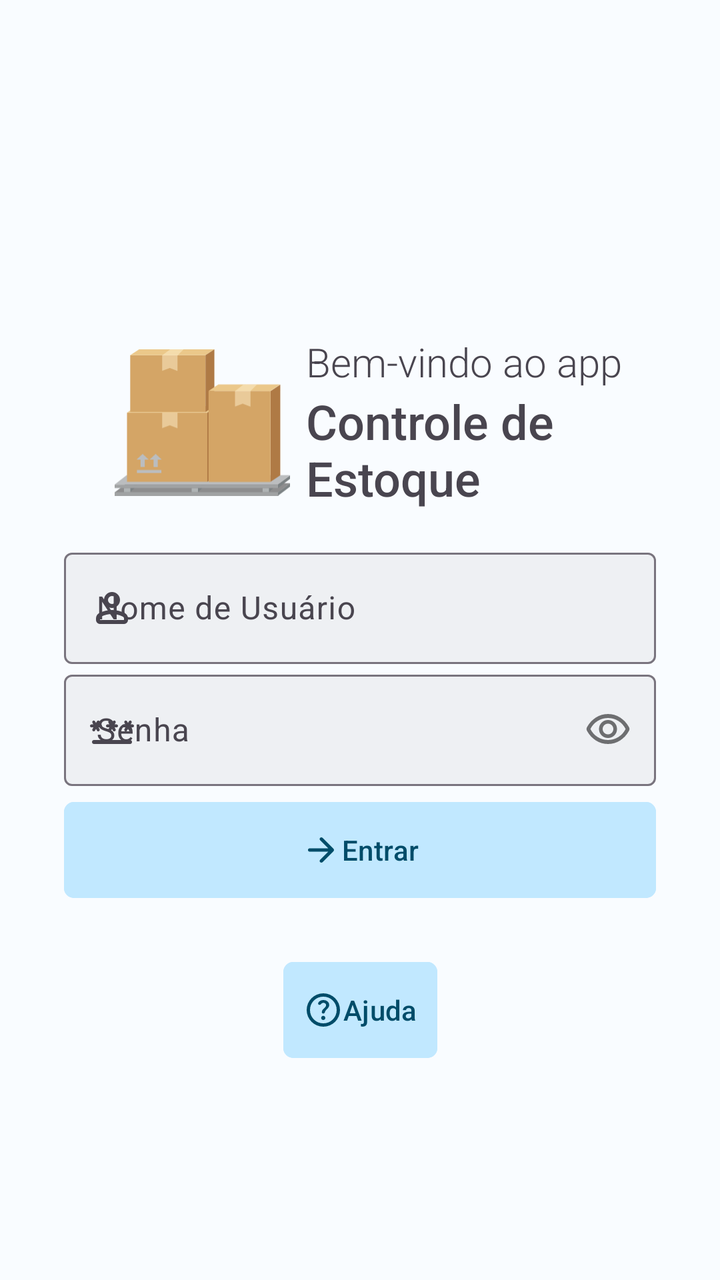
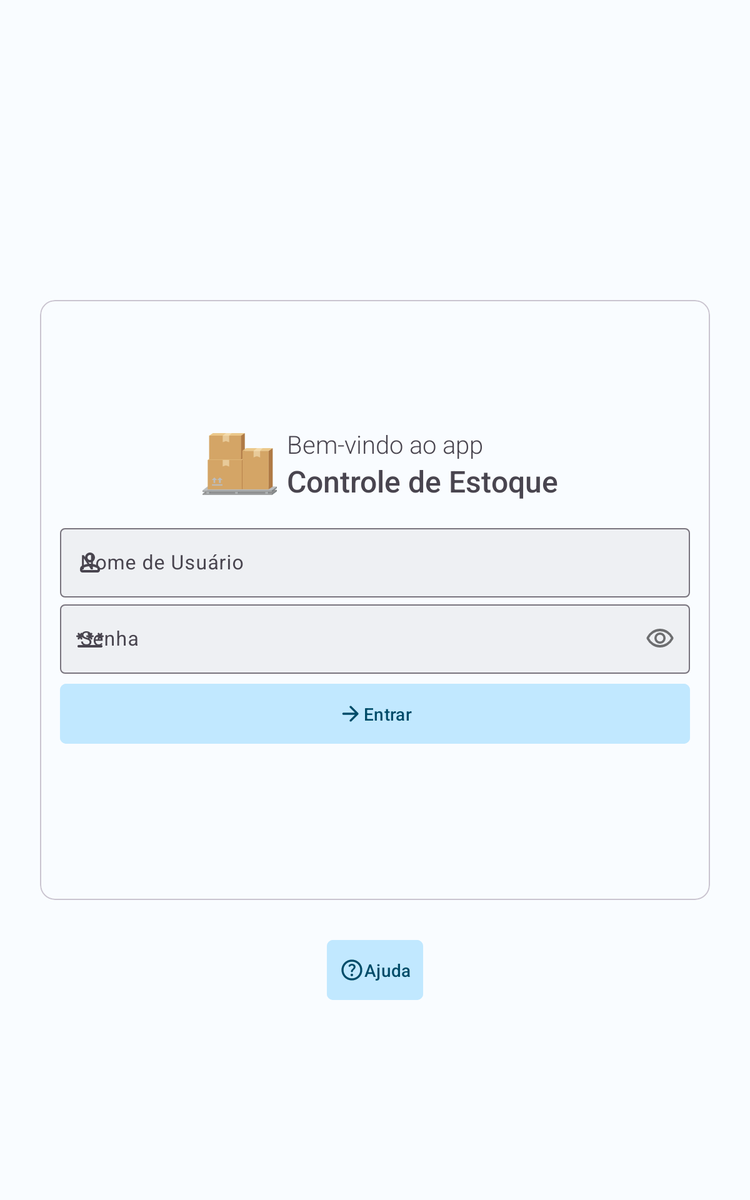

One screen, two layout resources from the same app: the default and the repository's alternative for another configuration. Each is rendered where Android would select it; the XML of both is given below.
<!-- AndroidManifest.xml: application theme Theme.ControleDeEstoque -->
<!-- res/layout/activity_main.xml -->
<?xml version="1.0" encoding="utf-8"?>
<androidx.constraintlayout.widget.ConstraintLayout xmlns:android="http://schemas.android.com/apk/res/android"
    xmlns:app="http://schemas.android.com/apk/res-auto"
    xmlns:tools="http://schemas.android.com/tools"
    android:id="@+id/main"
    android:layout_width="match_parent"
    android:layout_height="match_parent"
    android:background="@color/colorBackground"
    tools:context=".MainActivity">

    <androidx.constraintlayout.widget.ConstraintLayout
        android:layout_width="0dp"
        android:layout_height="wrap_content"
        android:layout_marginStart="16dp"
        android:layout_marginEnd="16dp"
        app:layout_constraintBottom_toBottomOf="parent"
        app:layout_constraintEnd_toEndOf="parent"
        app:layout_constraintStart_toStartOf="parent"
        app:layout_constraintTop_toTopOf="parent">

        <androidx.constraintlayout.widget.ConstraintLayout
            android:id="@+id/constraintLayout2"
            android:layout_width="match_parent"
            android:layout_height="wrap_content"
            app:layout_constraintBottom_toBottomOf="parent"
            app:layout_constraintTop_toTopOf="parent">

            <androidx.constraintlayout.widget.ConstraintLayout
                android:id="@+id/saudacaoContainer"
                android:layout_width="wrap_content"
                android:layout_height="wrap_content"
                android:layout_marginBottom="8dp"
                app:layout_constraintBottom_toTopOf="@id/username"
                app:layout_constraintEnd_toEndOf="parent"
                app:layout_constraintStart_toStartOf="parent"
                app:layout_constraintTop_toTopOf="parent">

                <ImageView
                    android:id="@+id/imageView"
                    android:layout_width="0dp"
                    android:layout_height="0dp"
                    android:layout_marginStart="8dp"
                    android:layout_marginTop="8dp"
                    android:layout_marginEnd="8dp"
                    android:layout_marginBottom="8dp"
                    android:scaleType="centerInside"
                    app:layout_constraintBottom_toBottomOf="parent"
                    app:layout_constraintDimensionRatio="1"
                    app:layout_constraintEnd_toStartOf="@+id/bemvindo"
                    app:layout_constraintStart_toStartOf="parent"
                    app:layout_constraintTop_toTopOf="parent"
                    app:srcCompat="@drawable/ce_icon" />

                <TextView
                    android:id="@+id/bemvindo"
                    android:layout_width="wrap_content"
                    android:layout_height="wrap_content"
                    android:layout_marginTop="8dp"
                    android:fontFamily="sans-serif-light"
                    android:text="Bem-vindo ao app"
                    android:textSize="20sp"
                    app:layout_constraintBottom_toTopOf="@+id/appName"
                    app:layout_constraintEnd_toEndOf="parent"
                    app:layout_constraintHorizontal_bias="0.0"
                    app:layout_constraintStart_toEndOf="@+id/imageView"
                    app:layout_constraintTop_toTopOf="parent" />

                <TextView
                    android:id="@+id/appName"
                    android:layout_width="wrap_content"
                    android:layout_height="wrap_content"
                    android:layout_marginStart="8dp"
                    android:layout_marginBottom="8dp"
                    android:fontFamily="sans-serif-medium"
                    android:text="Controle de \nEstoque"
                    android:textSize="24dp"
                    app:layout_constraintBottom_toBottomOf="parent"
                    app:layout_constraintEnd_toEndOf="parent"
                    app:layout_constraintHorizontal_bias="0.0"
                    app:layout_constraintStart_toEndOf="@+id/imageView"
                    app:layout_constraintTop_toBottomOf="@id/bemvindo" />
            </androidx.constraintlayout.widget.ConstraintLayout>

            <com.google.android.material.textfield.TextInputLayout
                android:id="@+id/username"
                android:layout_width="match_parent"
                android:layout_height="wrap_content"
                android:layout_marginStart="16dp"
                android:layout_marginEnd="16dp"
                android:hint="Nome de Usuário"
                app:boxBackgroundColor="@color/colorBackgroundUltraNothing"
                app:boxBackgroundMode="outline"
                app:layout_constraintBottom_toTopOf="@+id/password"
                app:layout_constraintEnd_toEndOf="parent"
                app:layout_constraintStart_toStartOf="parent"
                app:layout_constraintTop_toBottomOf="@id/saudacaoContainer"
                app:startIconContentDescription="Nome de Usuário"
                app:startIconDrawable="@drawable/rounded_person_24">

                <com.google.android.material.textfield.TextInputEditText
                    android:id="@+id/usernameText"
                    android:layout_width="match_parent"
                    android:layout_height="wrap_content"
                    android:autofillHints=""
                    android:imeOptions="actionNext"
                    android:importantForAutofill="no"
                    android:inputType="textNoSuggestions|textVisiblePassword"
                    android:nextClusterForward="@id/passwordText"
                    android:nextFocusRight="@id/passwordText"
                    android:nextFocusDown="@id/passwordText"
                    android:nextFocusForward="@id/passwordText"
                    android:singleLine="true" />
            </com.google.android.material.textfield.TextInputLayout>


            <com.google.android.material.textfield.TextInputLayout
                android:id="@+id/password"
                android:layout_width="match_parent"
                android:layout_height="wrap_content"
                android:layout_marginStart="16dp"
                android:layout_marginEnd="16dp"
                android:hint="Senha"
                app:boxBackgroundColor="@color/colorBackgroundUltraNothing"
                app:layout_constraintBottom_toTopOf="@+id/loginBtn"
                app:layout_constraintEnd_toEndOf="parent"
                app:layout_constraintStart_toStartOf="parent"
                app:layout_constraintTop_toBottomOf="@+id/username"
                app:passwordToggleDrawable="@drawable/rounded_visibility_24"
                app:passwordToggleEnabled="true"
                app:startIconContentDescription="Senha"
                app:startIconDrawable="@drawable/rounded_password_24">

                <com.google.android.material.textfield.TextInputEditText
                    android:id="@+id/passwordText"
                    android:layout_width="match_parent"
                    android:layout_height="wrap_content"
                    android:autofillHints=""
                    android:imeOptions="actionDone"
                    android:importantForAutofill="no"
                    android:inputType="textNoSuggestions"
                    android:nextFocusUp="@id/usernameText"
                    android:password="true"
                    android:singleLine="true" />
            </com.google.android.material.textfield.TextInputLayout>

            <Button
                android:id="@+id/loginBtn"
                style="@style/Widget.Material3.Button.IconButton"
                android:layout_width="0dp"
                android:layout_height="wrap_content"
                android:layout_marginTop="8dp"
                android:layout_marginBottom="32dp"
                android:backgroundTint="@color/colorPrimaryContainer"
                android:insetLeft="0dp"
                android:insetTop="0dp"
                android:insetRight="0dp"
                android:insetBottom="0dp"
                android:text="Entrar"
                android:textColor="@color/colorOnPrimaryContainer"
                app:cornerRadius="5dp"
                app:icon="@drawable/rounded_arrow_forward_24"
                app:iconGravity="textStart"
                app:layout_constraintBottom_toTopOf="@+id/statusMainView"
                app:layout_constraintEnd_toEndOf="@+id/password"
                app:layout_constraintStart_toStartOf="@+id/password"
                app:layout_constraintTop_toBottomOf="@+id/password" />

            <androidx.constraintlayout.widget.ConstraintLayout
                android:id="@+id/statusMainView"
                android:layout_width="match_parent"
                android:layout_height="wrap_content"
                app:layout_constraintBottom_toBottomOf="parent"
                app:layout_constraintTop_toBottomOf="@+id/loginBtn">

                <TextView
                    android:id="@+id/userAuthStatusText"
                    android:layout_width="wrap_content"
                    android:layout_height="wrap_content"
                    android:text="Usuário autenticado"
                    android:visibility="gone"
                    app:layout_constraintEnd_toEndOf="parent"
                    app:layout_constraintStart_toStartOf="parent"
                    app:layout_constraintTop_toTopOf="parent" />

                <com.google.android.material.progressindicator.LinearProgressIndicator
                    android:id="@+id/syncStatusIndicator"
                    android:layout_width="0dp"
                    android:layout_height="wrap_content"
                    android:layout_marginStart="64dp"
                    android:layout_marginTop="8dp"
                    android:layout_marginEnd="64dp"
                    android:indeterminate="true"
                    android:visibility="gone"
                    app:layout_constraintDimensionRatio=""
                    app:layout_constraintEnd_toEndOf="parent"
                    app:layout_constraintStart_toStartOf="parent"
                    app:layout_constraintTop_toBottomOf="@+id/userAuthStatusText"
                    app:trackColor="@color/colorBackground" />

                <TextView
                    android:id="@+id/syncStatusText"
                    android:layout_width="wrap_content"
                    android:layout_height="wrap_content"
                    android:layout_marginTop="4dp"
                    android:text="Atualizando base de dados"
                    android:textSize="20sp"
                    android:visibility="gone"
                    app:layout_constraintEnd_toEndOf="parent"
                    app:layout_constraintStart_toStartOf="parent"
                    app:layout_constraintTop_toBottomOf="@+id/syncStatusIndicator" />

            </androidx.constraintlayout.widget.ConstraintLayout>
        </androidx.constraintlayout.widget.ConstraintLayout>

        <Button
            android:id="@+id/ajudaBtn"
            style="@style/Widget.Material3.Button.IconButton"
            android:layout_width="wrap_content"
            android:layout_height="wrap_content"
            android:backgroundTint="@color/colorPrimaryContainer"
            android:insetLeft="0dp"
            android:insetTop="0dp"
            android:insetRight="0dp"
            android:insetBottom="0dp"
            android:text="Ajuda"
            android:textColor="@color/colorOnPrimaryContainer"
            app:cornerRadius="5dp"
            app:icon="@drawable/rounded_help_24"
            app:layout_constraintBottom_toBottomOf="parent"
            app:layout_constraintEnd_toEndOf="parent"
            app:layout_constraintStart_toStartOf="parent"
            app:layout_constraintTop_toBottomOf="@+id/constraintLayout2"
            app:layout_constraintVertical_bias="0.1000000" />

    </androidx.constraintlayout.widget.ConstraintLayout>



</androidx.constraintlayout.widget.ConstraintLayout>
<!-- resources referenced by this layout -->
<resources>
  <!-- from res/values-v31/ -->
  <color name="colorBackground">@color/material_dynamic_primary99</color>
  <!-- from res/values-v31/ -->
  <color name="colorBackgroundUltraNothing">#1A8E8E8E</color>
  <!-- from res/values-v31/ -->
  <color name="colorOnPrimaryContainer">@color/material_dynamic_primary30</color>
  <!-- from res/values-v31/ -->
  <color name="colorPrimaryContainer">@color/material_dynamic_primary90</color>
  <!-- drawable rounded_arrow_forward_24 (drawable) -->
  <vector xmlns:android="http://schemas.android.com/apk/res/android" android:autoMirrored="true"
      android:height="24dp" android:tint="?attr/colorControlNormal" android:viewportHeight="960" android:viewportWidth="960" android:width="24dp">
        
      <path android:fillColor="@android:color/white" android:pathData="M647,520L200,520Q183,520 171.5,508.5Q160,497 160,480Q160,463 171.5,451.5Q183,440 200,440L647,440L451,244Q439,232 439.5,216Q440,200 452,188Q464,177 480,176.5Q496,176 508,188L772,452Q778,458 780.5,465Q783,472 783,480Q783,488 780.5,495Q778,502 772,508L508,772Q497,783 480.5,783Q464,783 452,772Q440,760 440,743.5Q440,727 452,715L647,520Z"/>
  
  </vector>
  <!-- drawable rounded_visibility_24 (drawable) -->
  <vector xmlns:android="http://schemas.android.com/apk/res/android" android:height="24dp"
      android:tint="?attr/colorControlNormal" android:viewportHeight="960" android:viewportWidth="960" android:width="24dp">
        
      <path android:fillColor="@android:color/white" android:pathData="M480,640Q555,640 607.5,587.5Q660,535 660,460Q660,385 607.5,332.5Q555,280 480,280Q405,280 352.5,332.5Q300,385 300,460Q300,535 352.5,587.5Q405,640 480,640ZM480,568Q435,568 403.5,536.5Q372,505 372,460Q372,415 403.5,383.5Q435,352 480,352Q525,352 556.5,383.5Q588,415 588,460Q588,505 556.5,536.5Q525,568 480,568ZM480,760Q346,760 235.5,688Q125,616 61,498Q56,489 53.5,479.5Q51,470 51,460Q51,450 53.5,440.5Q56,431 61,422Q125,304 235.5,232Q346,160 480,160Q614,160 724.5,232Q835,304 899,422Q904,431 906.5,440.5Q909,450 909,460Q909,470 906.5,479.5Q904,489 899,498Q835,616 724.5,688Q614,760 480,760ZM480,460Q480,460 480,460Q480,460 480,460Q480,460 480,460Q480,460 480,460Q480,460 480,460Q480,460 480,460Q480,460 480,460Q480,460 480,460ZM480,680Q593,680 687.5,620.5Q782,561 832,460Q782,359 687.5,299.5Q593,240 480,240Q367,240 272.5,299.5Q178,359 128,460Q178,561 272.5,620.5Q367,680 480,680Z"/>
      
  </vector>
  <!-- from res/values-v31/ -->
  <color name="white">#FFFFFFFF</color>
  <!-- from res/values-v31/ -->
  <color name="color_0">#FFE1F3FF</color>
  <!-- from res/values-v31/ -->
  <color name="color_100">#FFB2DFF0</color>
  <!-- from res/values-v31/ -->
  <color name="spacegray">#44444444</color>
</resources>
<!-- res/layout-sw600dp/activity_main.xml (the repository's variant of the layout above) -->
<!-- drawn on a 7-inch tablet held upright -->
<?xml version="1.0" encoding="utf-8"?>
<androidx.constraintlayout.widget.ConstraintLayout xmlns:android="http://schemas.android.com/apk/res/android"
    xmlns:app="http://schemas.android.com/apk/res-auto"
    xmlns:tools="http://schemas.android.com/tools"
    android:id="@+id/main"
    android:layout_width="match_parent"
    android:layout_height="match_parent"
    android:background="@color/colorBackground"
    android:fitsSystemWindows="true"
    android:statusBarColor="@color/colorBackground"
    tools:context=".MainActivity">

    <com.google.android.material.card.MaterialCardView
        android:id="@+id/cardView3"
        android:layout_width="0dp"
        android:layout_height="0dp"
        android:layout_marginStart="32dp"
        android:layout_marginEnd="32dp"
        app:cardBackgroundColor="@color/colorBackground"
        app:layout_constraintBottom_toBottomOf="parent"
        app:layout_constraintEnd_toEndOf="parent"
        app:layout_constraintHeight_max="480dp"
        app:layout_constraintHeight_min="160dp"
        app:layout_constraintStart_toStartOf="parent"
        app:layout_constraintTop_toTopOf="parent"
        app:layout_constraintWidth_max="600dp"
        app:layout_constraintWidth_min="200dp">

        <androidx.constraintlayout.widget.ConstraintLayout
            android:id="@+id/box"
            android:layout_width="match_parent"
            android:layout_height="match_parent">


            <androidx.constraintlayout.widget.ConstraintLayout
                android:layout_width="match_parent"
                android:layout_height="wrap_content"
                app:layout_constraintBottom_toBottomOf="parent"
                app:layout_constraintTop_toTopOf="parent">

                <androidx.constraintlayout.widget.ConstraintLayout
                    android:id="@+id/saudacaoContainer"
                    android:layout_width="wrap_content"
                    android:layout_height="wrap_content"
                    android:layout_marginBottom="8dp"
                    app:layout_constraintBottom_toTopOf="@id/username"
                    app:layout_constraintEnd_toEndOf="parent"
                    app:layout_constraintStart_toStartOf="parent"
                    app:layout_constraintTop_toTopOf="parent">

                    <ImageView
                        android:id="@+id/imageView"
                        android:layout_width="0dp"
                        android:layout_height="0dp"
                        android:layout_marginStart="8dp"
                        android:layout_marginTop="8dp"
                        android:layout_marginEnd="8dp"
                        android:layout_marginBottom="8dp"
                        android:scaleType="centerInside"
                        app:layout_constraintBottom_toBottomOf="parent"
                        app:layout_constraintDimensionRatio="1"
                        app:layout_constraintEnd_toStartOf="@+id/bemvindo"
                        app:layout_constraintHorizontal_bias="0.0"
                        app:layout_constraintStart_toStartOf="parent"
                        app:layout_constraintTop_toTopOf="parent"
                        app:srcCompat="@drawable/ce_icon" />

                    <TextView
                        android:id="@+id/bemvindo"
                        android:layout_width="wrap_content"
                        android:layout_height="wrap_content"
                        android:layout_marginStart="8dp"
                        android:layout_marginTop="8dp"
                        android:fontFamily="sans-serif-light"
                        android:text="Bem-vindo ao app"
                        android:textSize="20sp"
                        app:layout_constraintBottom_toTopOf="@+id/appName"
                        app:layout_constraintStart_toEndOf="@+id/imageView"
                        app:layout_constraintTop_toTopOf="parent" />

                    <TextView
                        android:id="@+id/appName"
                        android:layout_width="wrap_content"
                        android:layout_height="wrap_content"
                        android:layout_marginStart="8dp"
                        android:layout_marginBottom="8dp"
                        android:fontFamily="sans-serif-medium"
                        android:text="Controle de Estoque"
                        android:textSize="24dp"
                        app:layout_constraintBottom_toBottomOf="parent"
                        app:layout_constraintEnd_toEndOf="parent"
                        app:layout_constraintHorizontal_bias="0.0"
                        app:layout_constraintStart_toEndOf="@+id/imageView"
                        app:layout_constraintTop_toBottomOf="@id/bemvindo" />
                </androidx.constraintlayout.widget.ConstraintLayout>

                <com.google.android.material.textfield.TextInputLayout
                    android:id="@+id/username"
                    android:layout_width="match_parent"
                    android:layout_height="wrap_content"
                    android:layout_marginStart="16dp"
                    android:layout_marginEnd="16dp"
                    android:hint="Nome de Usuário"
                    app:boxBackgroundColor="@color/colorBackgroundUltraNothing"
                    app:boxBackgroundMode="outline"
                    app:layout_constraintBottom_toTopOf="@+id/password"
                    app:layout_constraintEnd_toEndOf="parent"
                    app:layout_constraintStart_toStartOf="parent"
                    app:layout_constraintTop_toBottomOf="@id/saudacaoContainer"
                    app:startIconContentDescription="Nome de Usuário"
                    app:startIconDrawable="@drawable/rounded_person_24">

                    <com.google.android.material.textfield.TextInputEditText
                        android:id="@+id/usernameText"
                        android:layout_width="match_parent"
                        android:layout_height="wrap_content"
                        android:autoText="false"
                        android:autofillHints=""
                        android:imeOptions="actionNext"
                        android:importantForAutofill="no"
                        android:inputType="textNoSuggestions|textVisiblePassword"
                        android:nextClusterForward="@id/passwordText"
                        android:nextFocusRight="@id/passwordText"
                        android:nextFocusDown="@id/passwordText"
                        android:nextFocusForward="@id/passwordText"
                        android:singleLine="true" />
                </com.google.android.material.textfield.TextInputLayout>


                <com.google.android.material.textfield.TextInputLayout
                    android:id="@+id/password"
                    android:layout_width="match_parent"
                    android:layout_height="wrap_content"
                    android:layout_marginStart="16dp"
                    android:layout_marginEnd="16dp"
                    android:hint="Senha"
                    app:boxBackgroundColor="@color/colorBackgroundUltraNothing"
                    app:layout_constraintBottom_toTopOf="@+id/loginBtn"
                    app:layout_constraintEnd_toEndOf="parent"
                    app:layout_constraintStart_toStartOf="parent"
                    app:layout_constraintTop_toBottomOf="@+id/username"
                    app:passwordToggleDrawable="@drawable/rounded_visibility_24"
                    app:passwordToggleEnabled="true"
                    app:startIconContentDescription="Senha"
                    app:startIconDrawable="@drawable/rounded_password_24">

                    <com.google.android.material.textfield.TextInputEditText
                        android:id="@+id/passwordText"
                        android:layout_width="match_parent"
                        android:layout_height="wrap_content"
                        android:autofillHints=""
                        android:imeOptions="actionDone"
                        android:importantForAutofill="no"
                        android:inputType="textNoSuggestions"
                        android:nextFocusUp="@id/usernameText"
                        android:password="true"
                        android:singleLine="true" />
                </com.google.android.material.textfield.TextInputLayout>

                <Button
                    android:id="@+id/loginBtn"
                    style="@style/Widget.Material3.Button.IconButton"
                    android:layout_width="0dp"
                    android:layout_height="wrap_content"
                    android:layout_marginTop="8dp"
                    android:layout_marginBottom="32dp"
                    android:backgroundTint="@color/colorPrimaryContainer"
                    android:insetLeft="0dp"
                    android:insetTop="0dp"
                    android:insetRight="0dp"
                    android:insetBottom="0dp"
                    android:text="Entrar"
                    android:textColor="@color/colorOnPrimaryContainer"
                    app:cornerRadius="5dp"
                    app:icon="@drawable/rounded_arrow_forward_24"
                    app:iconGravity="textStart"
                    app:layout_constraintBottom_toTopOf="@+id/statusMainView"
                    app:layout_constraintEnd_toEndOf="@+id/password"
                    app:layout_constraintStart_toStartOf="@+id/password"
                    app:layout_constraintTop_toBottomOf="@+id/password" />

                <androidx.constraintlayout.widget.ConstraintLayout
                    android:id="@+id/statusMainView"
                    android:layout_width="match_parent"
                    android:layout_height="wrap_content"
                    app:layout_constraintBottom_toBottomOf="parent"
                    app:layout_constraintTop_toBottomOf="@+id/loginBtn">

                    <TextView
                        android:id="@+id/userAuthStatusText"
                        android:layout_width="wrap_content"
                        android:layout_height="wrap_content"
                        android:text="Usuário autenticado"
                        android:visibility="gone"
                        app:layout_constraintEnd_toEndOf="parent"
                        app:layout_constraintStart_toStartOf="parent"
                        app:layout_constraintTop_toTopOf="parent" />

                    <com.google.android.material.progressindicator.LinearProgressIndicator
                        android:id="@+id/syncStatusIndicator"
                        android:layout_width="0dp"
                        android:layout_height="wrap_content"
                        android:layout_marginStart="64dp"
                        android:layout_marginTop="8dp"
                        android:layout_marginEnd="64dp"
                        android:indeterminate="true"
                        android:visibility="gone"
                        app:layout_constraintDimensionRatio=""
                        app:layout_constraintEnd_toEndOf="parent"
                        app:layout_constraintStart_toStartOf="parent"
                        app:layout_constraintTop_toBottomOf="@+id/userAuthStatusText"
                        app:trackColor="@color/colorBackground" />

                    <TextView
                        android:id="@+id/syncStatusText"
                        android:layout_width="wrap_content"
                        android:layout_height="wrap_content"
                        android:layout_marginTop="4dp"
                        android:text="Atualizando base de dados"
                        android:textSize="20sp"
                        android:visibility="gone"
                        app:layout_constraintEnd_toEndOf="parent"
                        app:layout_constraintStart_toStartOf="parent"
                        app:layout_constraintTop_toBottomOf="@+id/syncStatusIndicator" />

                </androidx.constraintlayout.widget.ConstraintLayout>
            </androidx.constraintlayout.widget.ConstraintLayout>
        </androidx.constraintlayout.widget.ConstraintLayout>
    </com.google.android.material.card.MaterialCardView>

    <Button
        android:id="@+id/ajudaBtn"
        style="@style/Widget.Material3.Button.IconButton"
        android:layout_width="wrap_content"
        android:layout_height="wrap_content"
        android:layout_marginTop="16dp"
        android:layout_marginBottom="16dp"
        android:backgroundTint="@color/colorPrimaryContainer"
        android:insetLeft="0dp"
        android:insetTop="0dp"
        android:insetRight="0dp"
        android:insetBottom="0dp"
        android:text="Ajuda"
        android:textColor="@color/colorOnPrimaryContainer"
        app:cornerRadius="5dp"
        app:icon="@drawable/rounded_help_24"
        app:layout_constraintBottom_toBottomOf="parent"
        app:layout_constraintEnd_toEndOf="parent"
        app:layout_constraintStart_toStartOf="parent"
        app:layout_constraintTop_toBottomOf="@+id/cardView3"
        app:layout_constraintVertical_bias="0.1000000" />
</androidx.constraintlayout.widget.ConstraintLayout>
